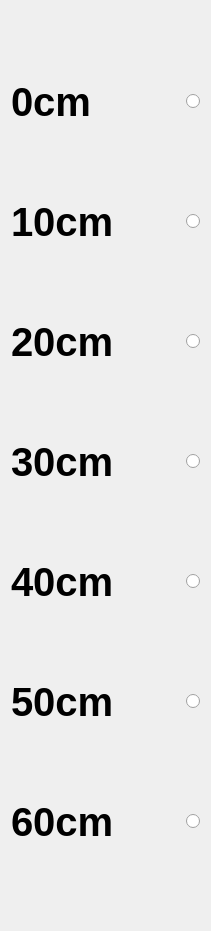
   <widget class="QWidget" name="layoutWidget">
    <property name="geometry">
     <rect>
      <x>1100</x>
      <y>1110</y>
      <width>211</width>
      <height>931</height>
     </rect>
    </property>
    <property name="font">
     <font>
      <pointsize>30</pointsize>
     </font>
    </property>
    <layout class="QGridLayout" name="gridLayout">
     <item row="0" column="3">
      <spacer name="horizontalSpacer_3">
       <property name="font">
        <font>
         <pointsize>30</pointsize>
        </font>
       </property>
       <property name="orientation">
        <enum>Qt::Horizontal</enum>
       </property>
       <property name="sizeHint" stdset="0">
        <size>
         <width>40</width>
         <height>20</height>
        </size>
       </property>
      </spacer>
     </item>
     <item row="6" column="4">
      <widget class="QRadioButton" name="radioButton_9">
       <property name="font">
        <font>
         <pointsize>30</pointsize>
        </font>
       </property>
       <property name="text">
        <string/>
       </property>
      </widget>
     </item>
     <item row="5" column="0">
      <widget class="QLabel" name="label_103">
       <property name="sizePolicy">
        <sizepolicy hsizetype="Preferred" vsizetype="Fixed">
         <horstretch>0</horstretch>
         <verstretch>0</verstretch>
        </sizepolicy>
       </property>
       <property name="font">
        <font>
         <pointsize>30</pointsize>
         <weight>75</weight>
         <bold>true</bold>
        </font>
       </property>
       <property name="text">
        <string>50cm</string>
       </property>
      </widget>
     </item>
     <item row="5" column="4">
      <widget class="QRadioButton" name="radioButton_15">
       <property name="font">
        <font>
         <pointsize>30</pointsize>
        </font>
       </property>
       <property name="text">
        <string/>
       </property>
      </widget>
     </item>
     <item row="6" column="0">
      <widget class="QLabel" name="label_97">
       <property name="sizePolicy">
        <sizepolicy hsizetype="Preferred" vsizetype="Fixed">
         <horstretch>0</horstretch>
         <verstretch>0</verstretch>
        </sizepolicy>
       </property>
       <property name="font">
        <font>
         <pointsize>30</pointsize>
         <weight>75</weight>
         <bold>true</bold>
        </font>
       </property>
       <property name="text">
        <string>60cm</string>
       </property>
      </widget>
     </item>
     <item row="0" column="0">
      <widget class="QLabel" name="label_102">
       <property name="sizePolicy">
        <sizepolicy hsizetype="Preferred" vsizetype="Fixed">
         <horstretch>0</horstretch>
         <verstretch>0</verstretch>
        </sizepolicy>
       </property>
       <property name="font">
        <font>
         <pointsize>30</pointsize>
         <weight>75</weight>
         <bold>true</bold>
        </font>
       </property>
       <property name="text">
        <string>0cm</string>
       </property>
      </widget>
     </item>
     <item row="0" column="4">
      <widget class="QRadioButton" name="radioButton_12">
       <property name="font">
        <font>
         <pointsize>30</pointsize>
        </font>
       </property>
       <property name="text">
        <string/>
       </property>
      </widget>
     </item>
     <item row="1" column="4">
      <widget class="QRadioButton" name="radioButton_13">
       <property name="font">
        <font>
         <pointsize>30</pointsize>
        </font>
       </property>
       <property name="text">
        <string/>
       </property>
      </widget>
     </item>
     <item row="1" column="0">
      <widget class="QLabel" name="label_100">
       <property name="sizePolicy">
        <sizepolicy hsizetype="Preferred" vsizetype="Fixed">
         <horstretch>0</horstretch>
         <verstretch>0</verstretch>
        </sizepolicy>
       </property>
       <property name="font">
        <font>
         <pointsize>30</pointsize>
         <weight>75</weight>
         <bold>true</bold>
        </font>
       </property>
       <property name="text">
        <string>10cm</string>
       </property>
      </widget>
     </item>
     <item row="2" column="0">
      <widget class="QLabel" name="label_101">
       <property name="sizePolicy">
        <sizepolicy hsizetype="Preferred" vsizetype="Fixed">
         <horstretch>0</horstretch>
         <verstretch>0</verstretch>
        </sizepolicy>
       </property>
       <property name="font">
        <font>
         <pointsize>30</pointsize>
         <weight>75</weight>
         <bold>true</bold>
        </font>
       </property>
       <property name="text">
        <string>20cm</string>
       </property>
      </widget>
     </item>
     <item row="2" column="4">
      <widget class="QRadioButton" name="radioButton_16">
       <property name="font">
        <font>
         <pointsize>30</pointsize>
        </font>
       </property>
       <property name="text">
        <string/>
       </property>
      </widget>
     </item>
     <item row="3" column="0">
      <widget class="QLabel" name="label_99">
       <property name="sizePolicy">
        <sizepolicy hsizetype="Preferred" vsizetype="Fixed">
         <horstretch>0</horstretch>
         <verstretch>0</verstretch>
        </sizepolicy>
       </property>
       <property name="font">
        <font>
         <pointsize>30</pointsize>
         <weight>75</weight>
         <bold>true</bold>
        </font>
       </property>
       <property name="text">
        <string>30cm</string>
       </property>
      </widget>
     </item>
     <item row="3" column="4">
      <widget class="QRadioButton" name="radioButton_10">
       <property name="font">
        <font>
         <pointsize>30</pointsize>
        </font>
       </property>
       <property name="text">
        <string/>
       </property>
      </widget>
     </item>
     <item row="4" column="0">
      <widget class="QLabel" name="label_98">
       <property name="sizePolicy">
        <sizepolicy hsizetype="Preferred" vsizetype="Fixed">
         <horstretch>0</horstretch>
         <verstretch>0</verstretch>
        </sizepolicy>
       </property>
       <property name="font">
        <font>
         <pointsize>30</pointsize>
         <weight>75</weight>
         <bold>true</bold>
        </font>
       </property>
       <property name="text">
        <string>40cm</string>
       </property>
      </widget>
     </item>
     <item row="4" column="4">
      <widget class="QRadioButton" name="radioButton_14">
       <property name="font">
        <font>
         <pointsize>30</pointsize>
        </font>
       </property>
       <property name="text">
        <string/>
       </property>
      </widget>
     </item>
     <item row="0" column="1">
      <spacer name="horizontalSpacer_2">
       <property name="font">
        <font>
         <pointsize>30</pointsize>
        </font>
       </property>
       <property name="orientation">
        <enum>Qt::Horizontal</enum>
       </property>
       <property name="sizeHint" stdset="0">
        <size>
         <width>40</width>
         <height>20</height>
        </size>
       </property>
      </spacer>
     </item>
    </layout>
   </widget>
